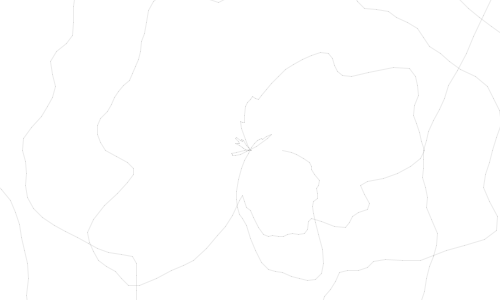
Frame 1 (no input)
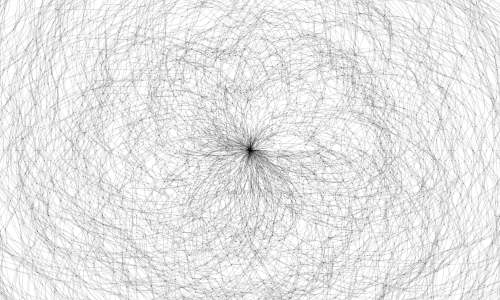
Frame 60 (the mouse pressed at the canvas centre just before this capture)
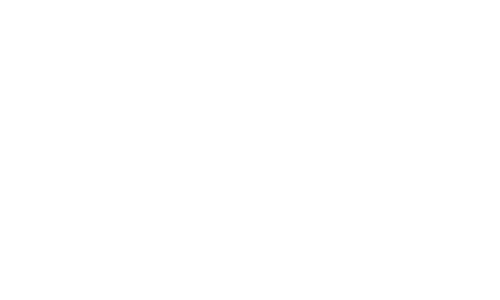
Frame 120 (the mouse held since frame 60 and released just before this capture)

The Processing sketch that drew these frames (run headless with seeded random() and noise(); from frame 60 on, the mouse is pressed at the canvas centre):

// Processing sketch: processing_119220
// ── processing_119220.pde

// practice on noisy spirals
// by chen-hsin chang

void setup() {
  size(500, 300);
  background(255);
  smooth();
}

void draw() {

  if (mousePressed){
    background(255);
  }
  else {
    float radius =100;
    int centX =250;
    int centY = 150;
    stroke(mouseX,0,0, 20);
    noFill();
    // circle into spiral
    radius = 5;
    float x, y;
    float lastx = -999;
    float lasty = -999;

    ///set noise
    float radiusNoise = random(100);

    for (float ang=0; ang<=360*5; ang+=3) {
      radiusNoise += 0.05;
      radius += 0.5;
      float thisRadius = radius + (noise(radiusNoise)*300) -100;
      float rad = radians(ang);
      x= centX + (thisRadius* cos(rad));
      y= centY + (thisRadius* sin(rad));
      // circle into spiral 
      if (lastx> -999) {
        line(x, y, lastx, lasty);
      }
      lastx =x;
      lasty=y;
    }
  }

  //point(x, y);
}
